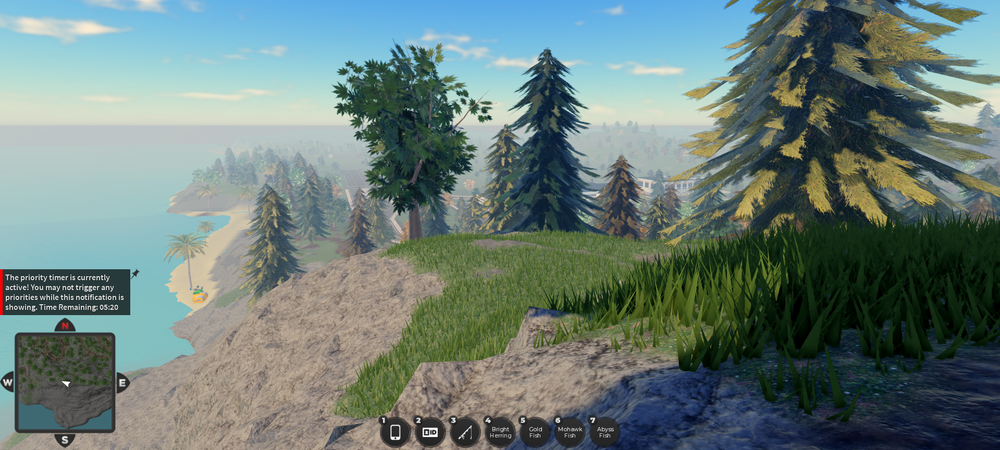
#> input picture Forest.png, 1000 x 450 px, shrunk from 1919 x 864 before the run
$ python rotateimage.py
#> lines starting #> are read from the running program, lines starting #| are printed output that depends on the picture
import cv2
import numpy as np
import matplotlib.pyplot as plt

image = cv2.imread("Forest.png")
#> image is the input picture: shape (450, 1000, 3); mean B, G, R 120.1, 125, 105.9
image_rgb = cv2.cvtColor(image, cv2.COLOR_BGR2RGB)


(h, w) = image.shape[:2]
#> h = 450; w = 1000
center = (w//2, h//2)
#> center = (500, 225)
M = cv2.getRotationMatrix2D(center, 45, 1.0)
rotated = cv2. warpAffine(image, M, (w,h))
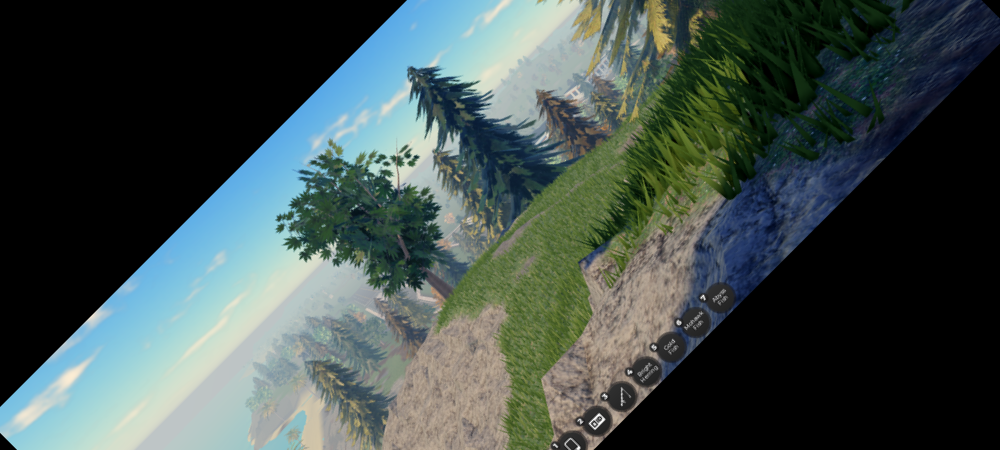
#> rotated: shape (450, 1000, 3); mean B, G, R 75.6, 78.3, 65.4

rotated_rgb = cv2.cvtColor(rotated, cv2.COLOR_BGR2RGB)
plt.imshow(rotated_rgb)
plt.title("rotated image")
plt.show()


brightness_matrix = np.ones(image.shape, dtype="uint8") * 50
brighter = cv2.add(image, brightness_matrix)
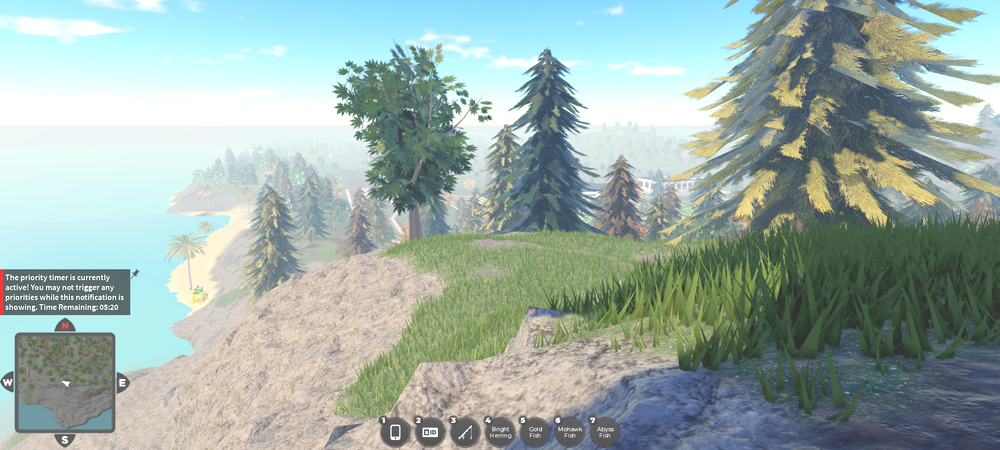
#> brighter: shape (450, 1000, 3); mean B, G, R 167.4, 173.8, 155.5

brighter_rgb = cv2.cvtColor(brighter, cv2.COLOR_BGR2RGB)
plt.imshow(brighter_rgb)
plt.title("Brighter Image")
plt.show()
